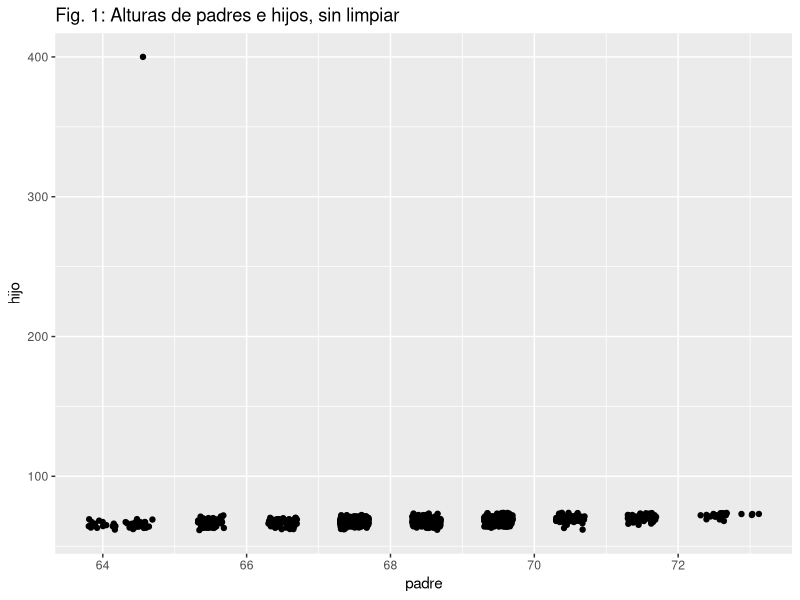
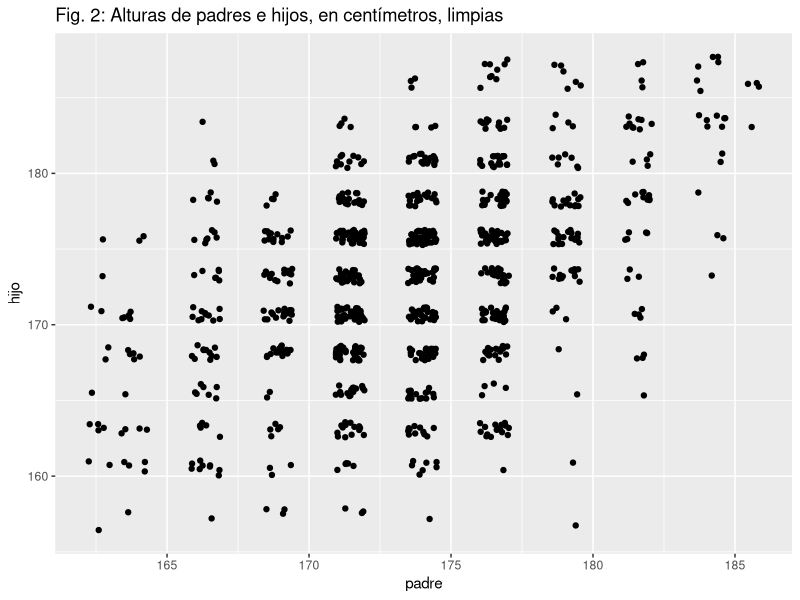
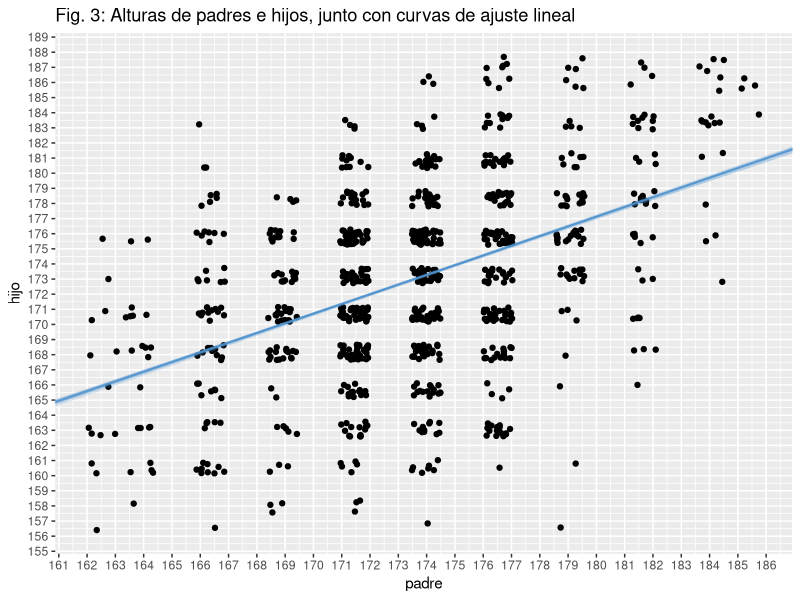
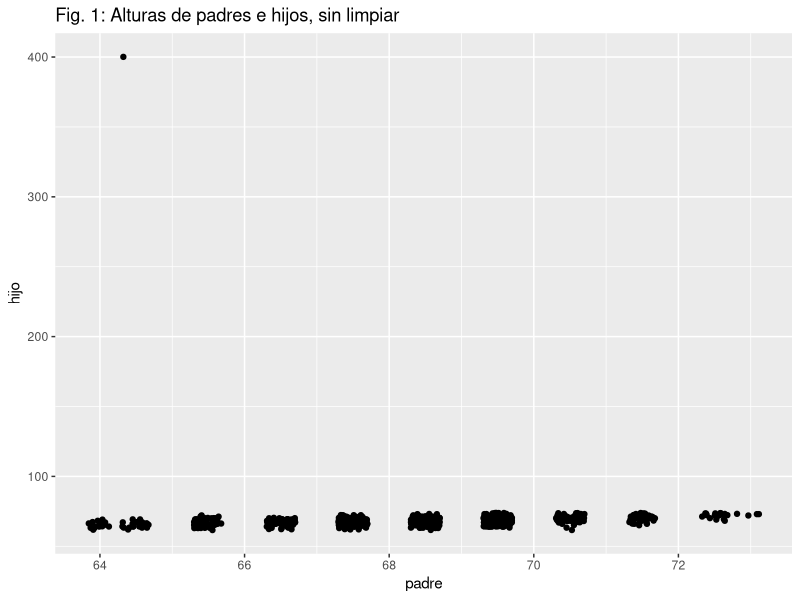
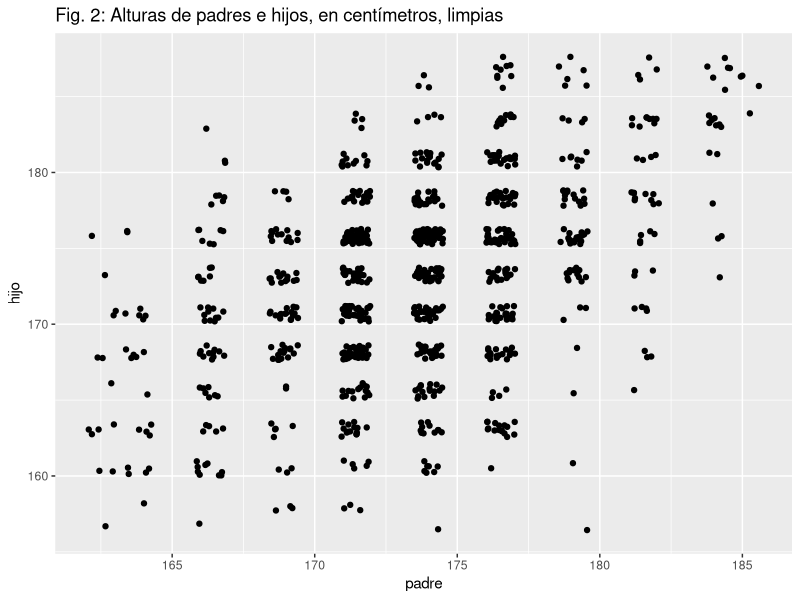
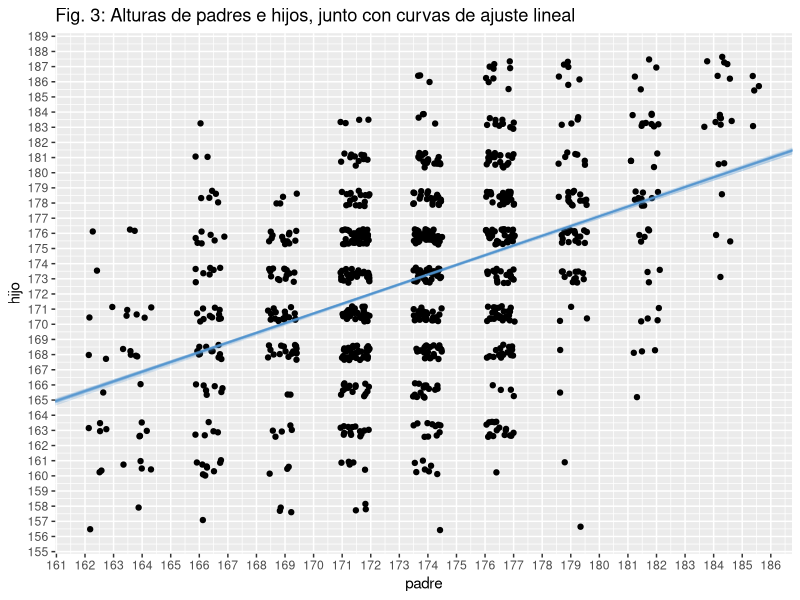

Generate these figures, in order, with R:
## ---- chunk 1
library(tidyverse)
library(knitr)
opts_chunk$set(fig.width=12, fig.height=8, message=FALSE, comment=NA)
## ---- chunk 2
galton <- read_csv(
  "GaltonMod.csv", skip = 1,
  col_names = c("indice", "obs", "padre", "hijo"),
  col_types = cols(
    indice = col_integer(),
    obs = col_integer(),
    padre = col_double(),
    hijo = col_double()
  )) %>%
  select(-indice)
## ---- chunk 3
fig1 <- ggplot(data = galton, mapping = aes(y = hijo, x = padre)) +
  # position="jitter" les agrega un ligero "ruido" a los puntos para visualizarlos mejor
  geom_point(position="jitter") +
  labs(title = "Fig. 1: Alturas de padres e hijos, sin limpiar")

ggsave("fig1_dispersion_sin_limpiar.png", fig1, width = 12, height = 8)
fig1
## ---- chunk 4
galton <- galton %>%
  mutate(padre = padre * 2.54, hijo = hijo * 2.54) %>%
  filter(padre < 272, hijo < 272)

fig2 <- ggplot(data = galton, mapping = aes(y = hijo, x = padre)) +
  # position="jitter" les agrega un ligero "ruido" a los puntos para visualizarlos mejor
  geom_point(position="jitter") +
  labs(title = "Fig. 2: Alturas de padres e hijos, en centímetros, limpias")

ggsave("fig2_dispersion_limpia.png", fig2, width = 12, height = 8)
fig2
## ---- chunk 5
formulas_modelos <- list(
  "constante" = hijo ~ 1,
  "lineal" = hijo ~ padre,
  "cuadratico" = hijo ~ poly(padre, 2),
  "cubico" = hijo ~ poly(padre, 3)
)

K <- 20

galton <- galton %>%
  mutate(k = sample(K, n(), replace = T))
## ---- chunk 6
galton_train <- function(k_test) { galton %>% filter(k != k_test) }
galton_test <-  function(k_test) { galton %>% filter(k == k_test) }

entrenar_m_en_k <- function(m, k) { lm(formulas_modelos[[m]], galton_train(k))}
predecir_m_en_k <- function(mod, k) { predict(mod, newdata = galton_test(k))}

calcular_ecm <- function(y, y_hat) { mean((y - y_hat)^2) }
## ---- chunk 7
n_modelos <- length(formulas_modelos)

kfold <- tibble(
  id_modelo = rep(names(formulas_modelos), times = K),
  k_test = rep(1:K, each = n_modelos),
  modelo = map2(id_modelo, k_test, entrenar_m_en_k),
  y_test = map(k_test, galton_test) %>% map("hijo"),
  predicciones_test = map2(modelo, k_test, predecir_m_en_k),
  n_k_test = map_int(y_test, length),
  ecm = map2_dbl(y_test, predicciones_test, calcular_ecm))
## ---- chunk 8
resultados <- kfold %>%
  select(id_modelo, n_k_test, ecm) %>%
  group_by(id_modelo) %>%
  summarise(ecm_total = weighted.mean(ecm, n_k_test))

kable(resultados)
## ---- chunk 9
rectas <- kfold %>%
  filter(id_modelo == "lineal") %>%
  mutate(coeficientes = map(modelo, coef),
         ordenada = map_dbl(coeficientes, 1),
         pendiente = map_dbl(coeficientes, 2)) %>%
  select(k_test, ordenada, pendiente)

kable(head(rectas))
## ---- chunk 10
fig3 <- fig2 +
  geom_abline(data = rectas, mapping = aes(intercept = ordenada, slope = pendiente),
              alpha = 0.2, color ="steelblue3") +
  labs(title = "Fig. 3: Alturas de padres e hijos, junto con curvas de ajuste lineal") +
  scale_y_continuous(breaks = seq(0, 300, 1)) +
  scale_x_continuous(breaks = seq(0, 300, 1))

ggsave("fig3_dispersion_curvas.png", fig3, width = 12, height = 8)
fig3
